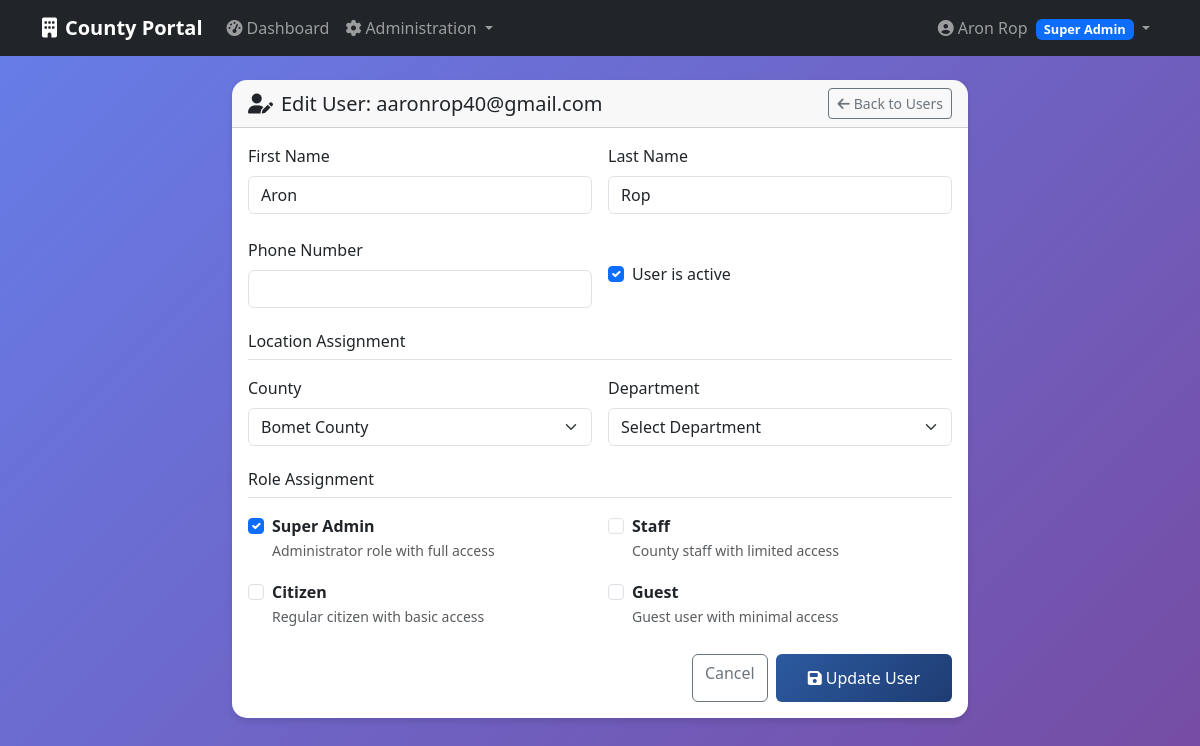
Screenshot of /auth/users/1/edit (signed in) with the database file from the repository.
### app/models/user.py (models this page shows, shortened)
class User(db.Model, UserMixin):
    __tablename__ = 'users'
    id = db.Column(db.Integer, primary_key=True)
    email = db.Column(db.String(255), unique=True, nullable=False)
    password = db.Column(db.String(128), nullable=False)
    first_name = db.Column(db.String(100))
    last_name = db.Column(db.String(100))
    phone = db.Column(db.String(20))
    active = db.Column(db.Boolean(), default=True)
    confirmed_at = db.Column(db.DateTime())
    created_at = db.Column(db.DateTime(), default=db.func.current_timestamp())
    fs_uniquifier = db.Column(db.String(64), unique=True, nullable=False, default=lambda: str(uuid.uuid4()))
    county_id = db.Column(db.Integer, db.ForeignKey('counties.id'))
    department_id = db.Column(db.Integer, db.ForeignKey('departments.id'))
    last_login_at = db.Column(db.DateTime())
    current_login_at = db.Column(db.DateTime())
    last_login_ip = db.Column(db.String(45))
    current_login_ip = db.Column(db.String(45))
    login_count = db.Column(db.Integer, default=0)
    roles = db.relationship('Role', secondary=roles_users, backref=db.backref('users', lazy='dynamic'))
    def full_name(self):
        if self.first_name and self.last_name:
            return f"{self.first_name} {self.last_name}"
        return self.email.split('@')[0] #Fallback if the user dont provide first_name or last_name or both
    def has_role(self, role_name):
        return any(role.name == role_name for role in self.roles)

class Role(db.Model, RoleMixin):
    __tablename__ = 'roles'
    id = db.Column(db.Integer, primary_key=True)
    name = db.Column(db.String(80), unique=True, nullable=False)
    description = db.Column(db.String(255), nullable=True)

### app/auth/routes.py (the view, shortened to what this page needs)
@auth_bp.route('/users/<int:user_id>/edit', methods=['GET', 'POST'])
@login_required
@roles_required(UserRoles.SUPER_ADMIN)
def edit_user(user_id):
    user = User.query.get_or_404(user_id)
    roles = Role.query.all()
    counties = County.query.filter_by(active=True).all()
    departments = Department.query.filter_by(active=True).all()
    return render_template('auth/edit_user.html',
                            user=user,
                            roles=roles,
                            counties=counties,
                            departments=departments)

### app/templates/auth/edit_user.html (shortened to what this page needs)
{% extends "base.html" %}
{% block content %}
<div class="row justify-content-center">
    <div class="col-lg-8">
        <div class="card dashboard-card">
            <div class="card-header">
                <div class="d-flex justify-content-between align-items-center">
                    <h5 class="card-title mb-0">
                        <i class="fas fa-user-edit me-2"></i>Edit User: {{ user.email }}
                    </h5>
                    <a href="{{ url_for('auth_bp.users') }}" class="btn btn-outline-secondary btn-sm">
                        <i class="fas fa-arrow-left me-1"></i>Back to Users
                    </a>
                </div>
            </div>
            <div class="card-body">
                <form method="POST">
                    <div class="row g-3 mb-4">
                        <div class="col-md-6">
                            <label for="first_name" class="form-label">First Name</label>
                            <input type="text" class="form-control" id="first_name" name="first_name"
                                   value="{{ user.first_name or '' }}">
                        </div>
                        <div class="col-md-6">
                            <label for="last_name" class="form-label">Last Name</label>
                            <input type="text" class="form-control" id="last_name" name="last_name"
                                   value="{{ user.last_name or '' }}">
                        </div>
                    </div>
                    <div class="row g-3 mb-4">
                        <div class="col-md-6">
                            <label for="phone" class="form-label">Phone Number</label>
                            <input type="tel" class="form-control" id="phone" name="phone"
                                   value="{{ user.phone or '' }}">
                        </div>
                        <div class="col-md-6">
                            <div class="form-check mt-4">
                                <input class="form-check-input" type="checkbox" id="active" name="active"
                                       {{ 'checked' if user.active else '' }}>
                                <label class="form-check-label" for="active">
                                    User is active
                                </label>
                            </div>
                        </div>
                    </div>
                    <h6 class="border-bottom pb-2 mb-3">Location Assignment</h6>
                    <div class="row g-3 mb-4">
                        <div class="col-md-6">
                            <label for="county_id" class="form-label">County</label>
                            <select class="form-select" id="county_id" name="county_id" onchange="loadDepartments(this.value)">
                                {% for county in counties %}
                                <option value="{{ county.id }}" {{ 'selected' if user.county_id == county.id else '' }}>
                                    {{ county.name }}
                                </option>
                                {% endfor %}
                            </select>
                        </div>
                        <div class="col-md-6">
                            <label for="department_id" class="form-label">Department</label>
                            <select class="form-select" id="department_id" name="department_id">
                                <option value="">Select Department</option>
                            </select>
                        </div>
                    </div>
                    <h6 class="border-bottom pb-2 mb-3">Role Assignment</h6>
                    <div class="row g-3 mb-4">
                        {% for role in roles %}
                        <div class="col-md-6">
                            <div class="form-check">
                                <input class="form-check-input" type="checkbox"
                                       id="role_{{ role.id }}" name="roles" value="{{ role.id }}"
                                       {{ 'checked' if role in user.roles else '' }}>
                                <label class="form-check-label" for="role_{{ role.id }}">
                                    <strong>{{ role.name.replace('_', ' ').title() }}</strong>
                                    {% if role.description %}
                                    <br><small class="text-muted">{{ role.description }}</small>
                                    {% endif %}
                                </label>
                            </div>
                        </div>
                        {% endfor %}
                    </div>
                    <div class="d-flex gap-2 justify-content-end">
                        <a href="{{ url_for('auth_bp.users') }}" class="btn btn-outline-secondary">
                            Cancel
                        </a>
                        <button type="submit" class="btn btn-primary">
                            <i class="fas fa-save me-1"></i>Update User
                        </button>
                    </div>
                </form>
            </div>
        </div>
    </div>
</div>
{% endblock %}

### app/templates/base.html (shortened to what this page needs)
<!DOCTYPE html>
    <html lang="en">
    <head>
        <link href="https://cdn.jsdelivr.net/npm/bootstrap@5.3.2/dist/css/bootstrap.min.css" rel="stylesheet">
        <link href="https://cdnjs.cloudflare.com/ajax/libs/font-awesome/6.4.0/css/all.min.css" rel="stylesheet">
    </head>
    <body>
        <nav class="navbar navbar-expand-lg navbar-dark bg-dark">
            <div class="container">
                <a class="navbar-brand" href="{{ url_for('main_bp.index') }}">
                    <i class="fas fa-building me-2"></i>County Portal
                </a>
                {% if current_user.is_authenticated %}
                <div class="collapse navbar-collapse" id="navbarNav">
                    <ul class="navbar-nav me-auto">
                        <li class="nav-item">
                            <a class="nav-link" href="{{ url_for('main_bp.dashboard') }}">
                                <i class="fas fa-tachometer-alt me-1"></i>Dashboard
                            </a>
                        </li>
                        {% if current_user.has_role('super_admin') %}
                        <li class="nav-item dropdown">
                            <a class="nav-link dropdown-toggle" href="#" id="adminDropdown" role="button" data-bs-toggle="dropdown">
                                <i class="fas fa-cog me-1"></i>Administration
                            </a>
                        </li>
                        {% endif %}
                    </ul>
                    <ul class="navbar-nav">
                        <li class="nav-item dropdown">
                            <a class="nav-link dropdown-toggle" href="#" id="userDropdown" role="button" data-bs-toggle="dropdown">
                                <i class="fas fa-user-circle me-1"></i>{{ current_user.full_name() }}
                                {% for role in current_user.roles %}
                                <span class="badge bg-primary role-badge ms-1">{{ role.name.replace('_', ' ').title() }}</span>
                                {% endfor %}
                            </a>
                        </li>
                    </ul>
                </div>
                {% else %}
                <div class="d-flex">
                    <a href="{{ url_for('security.login') }}" class="btn btn-outline-light me-2">Login</a>
                    <a href="{{ url_for('security.register') }}" class="btn btn-primary">Register</a>
                </div>
                {% endif %}
            </div>
        </nav>
        <main class="container mt-4">
            {% block content %}{% endblock %}
        </main>
    </body>
    </html>

### app/templates/base.html (style rules this page uses)
:root { --primary-color: #2c5aa0; --secondary-color: #f8f9fa; --success-color: #28a745; --danger-color: #dc3545; --warning-color: #ffc107; }
body { background: linear-gradient(135deg, #667eea 0%, #764ba2 100%); min-height: 100vh; font-family: 'Segoe UI', Tahoma, Geneva, Verdana, sans-serif; }
.navbar-brand { font-weight: bold; }
.dashboard-card { border: none; border-radius: 15px; box-shadow: 0 4px 6px rgba(0, 0, 0, 0.1); transition: transform 0.2s; }
.role-badge { font-size: 0.8em; padding: 0.25rem 0.5rem; }
.btn-primary { background: linear-gradient(135deg, var(--primary-color) 0%, #1e3c72 100%); border: none; padding: 0.75rem 2rem; font-weight: 500; transition: transform 0.2s ease; }

### rows the page displays
User: full_name "Aron Rop", email "aaronrop40@gmail.com", first_name "Aron", last_name "Rop"
Role: name.replace "Super Admin", description "Administrator role with full access"
Role: name.replace "Staff", description "County staff with limited access"
Role: name.replace "Citizen", description "Regular citizen with basic access"
Role: name.replace "Guest", description "Guest user with minimal access"

### other values shown
form field county_id "Bomet County"
